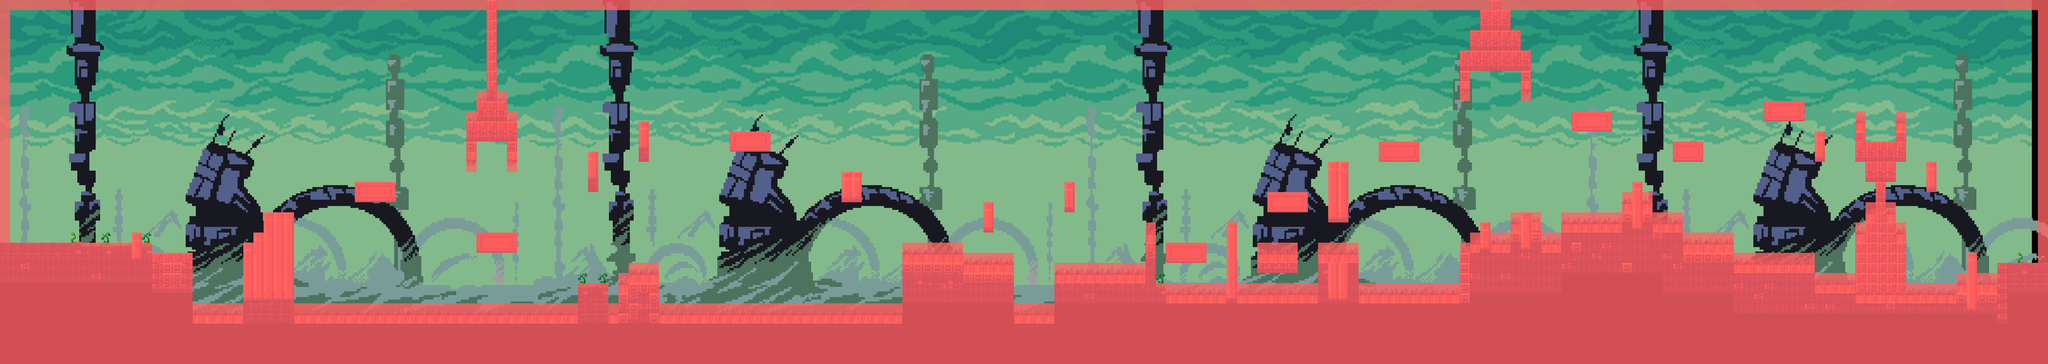

A 2D game scene composited from a Tiled map and its tileset images. What follows is a short description and the map's XML, with each tile layer's data collapsed to a summary:
An orthogonal 202x36 tile map with 32x32 px tiles, 2 tile layers (Mapa, Pathfinding), 2 tilesets, 2 image layers and 174 objects (66x Wall, 43x Dead, 41x Floor, 12x FlyEnemy, 10x FloorEnemy, ...).

<map version="1.2" tiledversion="1.2.5" orientation="orthogonal" renderorder="right-down" width="202" height="36" tilewidth="32" tileheight="32" infinite="0" nextlayerid="47" nextobjectid="441">
 <properties>
  <property name=" BackgroundMusic" value="audio/music/Brain_Damage.ogg" />
 </properties>
 <tileset firstgid="1" name="TilesetMap2" tilewidth="32" tileheight="32" tilecount="60" columns="15">
  <image source="tilesetguay.png" trans="ff00ff" width="480" height="128" />
 </tileset>
 <tileset firstgid="61" name="meta" tilewidth="32" tileheight="32" tilecount="3" columns="3">
  <image source="meta.png" width="96" height="32" />
 </tileset>
 <imagelayer id="32" name="Background" locked="1" offsetx="0" offsety="-100">
  <image source="aw_back.png" width="6652" height="1158" />
  <properties>
   <property name="Parallax" type="float" value="0.5" />
  </properties>
 </imagelayer>
 <imagelayer id="38" name="Front">
  <image source="aw_front.png" width="7600" height="1158" />
  <properties>
   <property name="Parallax" type="float" value="1.1" />
  </properties>
 </imagelayer>
 <layer id="35" name="Mapa" width="202" height="116">
  <properties>
   <property name="Navigation" type="int" value="0" />
   <property name="Nodraw" type="int" value="0" />
  </properties>
  <data>[23432 cells, 2571 non-empty, 49 distinct tile ids]</data>
 </layer>
 <layer id="44" name="Pathfinding" width="202" height="116">
  <properties>
   <property name="Navigation" type="int" value="1" />
   <property name="Nodraw" type="int" value="1" />
  </properties>
  <data>[23432 cells, 2458 non-empty, 2 distinct tile ids]</data>
 </layer>
 <objectgroup id="45" name="Entities">
  <object id="410" name="Player" x="32.3333" y="637.667" width="35" height="80" />
  <object id="418" name="FloorEnemy" x="852" y="630" width="46" height="40" />
  <object id="420" name="FloorEnemy" x="1167" y="531" width="46" height="40" />
  <object id="421" name="FloorEnemy" x="1570" y="680" width="46" height="40" />
  <object id="422" name="FloorEnemy" x="2376" y="364" width="46" height="40" />
  <object id="423" name="FloorEnemy" x="3762" y="711" width="46" height="40" />
  <object id="424" name="FloorEnemy" x="4430" y="402" width="46" height="40" />
  <object id="425" name="FloorEnemy" x="5330" y="401" width="46" height="40" />
  <object id="426" name="FloorEnemy" x="5640" y="264" width="46" height="40" />
  <object id="427" name="FloorEnemy" x="5911" y="389" width="46" height="40" />
  <object id="428" name="FlyEnemy" x="428" y="470" width="31" height="28" />
  <object id="429" name="FlyEnemy" x="981.5" y="435" width="31" height="28" />
  <object id="430" name="FlyEnemy" x="1336.5" y="853" width="31" height="28" />
  <object id="431" name="FlyEnemy" x="2189.5" y="278" width="31" height="28" />
  <object id="432" name="FlyEnemy" x="2951.5" y="553" width="31" height="28" />
  <object id="433" name="FlyEnemy" x="3386.5" y="478" width="31" height="28" />
  <object id="434" name="FlyEnemy" x="3849.5" y="535" width="31" height="28" />
  <object id="435" name="FlyEnemy" x="4526.5" y="724" width="31" height="28" />
  <object id="436" name="FlyEnemy" x="4749.5" y="327" width="31" height="28" />
  <object id="437" name="FlyEnemy" x="5455.5" y="322" width="31" height="28" />
  <object id="438" name="FlyEnemy" x="6073.5" y="260" width="31" height="28" />
  <object id="439" name="FlyEnemy" x="6296.5" y="495" width="31" height="28" />
  <object id="440" name="FloorEnemy" x="355" y="718" width="46" height="40" />
 </objectgroup>
 <objectgroup id="42" name="Colliders" visible="0">
  <object id="260" name="Floor" x="0" y="768" width="413.667" height="120.667" />
  <object id="261" name="Floor" x="416" y="735" width="31" height="10" />
  <object id="262" name="Floor" x="450" y="777" width="30" height="9" />
  <object id="263" name="Floor" x="481" y="801" width="125" height="18.3333" />
  <object id="264" name="Dead" x="606" y="972" width="160" height="22" />
  <object id="265" name="Floor" x="769" y="766" width="28" height="10" />
  <object id="266" name="Floor" x="832" y="670" width="97" height="12" />
  <object id="269" name="Floor" x="801" y="735" width="31" height="12" />
  <object id="270" name="Floor" x="1125" y="575" width="115" height="18" />
  <object id="271" name="Floor" x="1503" y="735" width="127" height="18" />
  <object id="272" name="Floor" x="1855" y="478" width="34" height="15" />
  <object id="273" name="Floor" x="2016" y="384" width="32" height="12" />
  <object id="274" name="Floor" x="2304" y="415" width="126" height="19" />
  <object id="275" name="Floor" x="2655" y="543" width="64" height="16" />
  <object id="276" name="Floor" x="3105" y="640" width="31" height="19" />
  <object id="277" name="Floor" x="3360" y="576" width="33" height="17" />
  <object id="278" name="Floor" x="3679" y="768" width="127" height="18" />
  <object id="279" name="Floor" x="3872" y="703" width="32" height="22" />
  <object id="280" name="Floor" x="3997" y="607" width="129" height="25" />
  <object id="281" name="Floor" x="4191" y="511" width="65" height="27" />
  <object id="282" name="Floor" x="4353" y="448" width="125" height="28" />
  <object id="283" name="Floor" x="4608" y="159" width="32" height="12" />
  <object id="284" name="Floor" x="4639" y="95" width="34" height="12" />
  <object id="285" name="Floor" x="4672" y="32" width="31" height="15" />
  <object id="286" name="Floor" x="4705" y="1" width="30" height="14" />
  <object id="287" name="Floor" x="4737" y="33" width="30" height="15" />
  <object id="288" name="Floor" x="4769" y="96" width="33" height="16" />
  <object id="289" name="Floor" x="4801" y="159" width="29" height="15" />
  <object id="290" name="Floor" x="4962" y="352" width="125" height="24" />
  <object id="291" name="Floor" x="4671" y="704" width="32" height="16" />
  <object id="292" name="Floor" x="4801" y="672" width="30" height="16" />
  <object id="293" name="Floor" x="5153" y="576" width="31" height="87" />
  <object id="294" name="Floor" x="5281" y="448" width="94" height="21" />
  <object id="295" name="Floor" x="5568" y="320" width="126" height="25" />
  <object id="296" name="Floor" x="5727" y="415" width="32" height="22" />
  <object id="297" name="Floor" x="5889" y="446" width="93" height="18" />
  <object id="298" name="Floor" x="6080" y="510" width="33" height="20" />
  <object id="299" name="Floor" x="6207" y="800" width="31" height="19" />
  <object id="300" name="Floor" x="6304" y="830" width="160" height="17" />
  <object id="301" name="End" x="6446" y="223" width="16" height="607" />
  <object id="302" name="Dead" x="6176" y="880" width="30" height="19" />
  <object id="304" name="Dead" x="6242.5" y="877.5" width="65" height="19" />
  <object id="305" name="Dead" x="6016.5" y="911.5" width="158" height="19" />
  <object id="306" name="Dead" x="5984.5" y="714.5" width="32" height="19" />
  <object id="307" name="Dead" x="5954.5" y="651.5" width="30" height="19" />
  <object id="308" name="Dead" x="5985.5" y="362.5" width="30" height="19" />
  <object id="309" name="Dead" x="5856.5" y="363.5" width="30" height="19" />
  <object id="310" name="Dead" x="5888.5" y="654.5" width="30" height="19" />
  <object id="311" name="Dead" x="5855.5" y="718.5" width="31" height="19" />
  <object id="312" name="Dead" x="5726.5" y="878.5" width="128" height="19" />
  <object id="313" name="Dead" x="5473.5" y="815.5" width="253" height="19" />
  <object id="314" name="Dead" x="5312.5" y="752.5" width="162" height="19" />
  <object id="315" name="Dead" x="5217.5" y="684.5" width="94" height="19" />
  <object id="316" name="Dead" x="5182.5" y="621.5" width="31" height="19" />
  <object id="317" name="Dead" x="5119.5" y="622.5" width="30" height="19" />
  </objectgroup>
</map>
<!-- 96 of 174 objects omitted -->